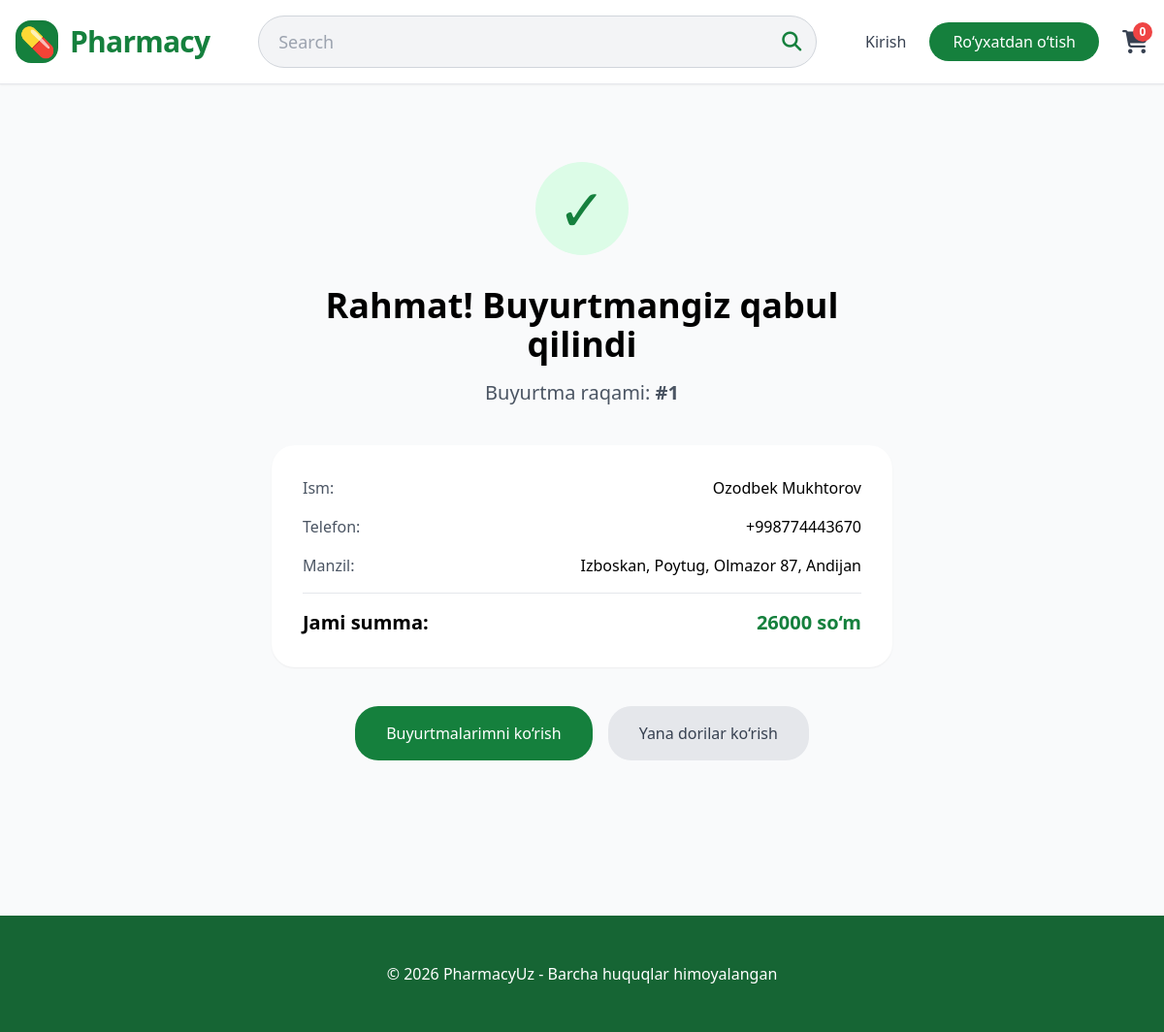
Screenshot of /orders/success/1/ with the database file from the repository.
### orders/models.py (models this page shows, shortened)
class Order(models.Model):
    STATUS_CHOICES = [
        ('pending', 'Kutilmoqda'),
        ('processing', 'Tayyorlanmoqda'),
        ('shipped', 'Yuborildi'),
        ('delivered', 'Yetkazildi'),
        ('cancelled', 'Bekor qilindi'),
    ]
    user = models.ForeignKey(User, on_delete=models.CASCADE, null=True, blank=True)
    full_name = models.CharField(max_length=150)
    phone = models.CharField(max_length=20)
    address = models.TextField()
    city = models.CharField(max_length=100, default="Toshkent")
    total_amount = models.DecimalField(max_digits=12, decimal_places=0)
    status = models.CharField(max_length=20, choices=STATUS_CHOICES, default='pending')
    created_at = models.DateTimeField(auto_now_add=True)

### orders/views.py (the view)
# urls.py: path('success/<int:order_id>/', views.order_success, name='order_success'),
def order_success(request, order_id):
    order = get_object_or_404(Order, id=order_id)
    context = {'order': order}
    return render(request, 'orders/order_success.html', context)

### templates/orders/order_success.html (shortened to what this page needs)
{% extends 'base.html' %}
{% block content %}
<div class="max-w-2xl mx-auto px-4 py-20 text-center">
    <div class="mx-auto w-24 h-24 bg-green-100 text-green-700 rounded-full flex items-center justify-center text-6xl mb-8">
        ✓
    </div>
    <h1 class="text-4xl font-bold mb-4">Rahmat! Buyurtmangiz qabul qilindi</h1>
    <p class="text-xl text-gray-600 mb-10">Buyurtma raqami: <strong>#{{ order.id }}</strong></p>
    <div class="bg-white rounded-3xl p-8 shadow-sm mb-10">
        <div class="space-y-4 text-left">
            <div class="flex justify-between"><span class="text-gray-600">Ism:</span><span class="font-medium">{{ order.full_name }}</span></div>
            <div class="flex justify-between"><span class="text-gray-600">Telefon:</span><span class="font-medium">{{ order.phone }}</span></div>
            <div class="flex justify-between"><span class="text-gray-600">Manzil:</span><span class="font-medium">{{ order.address }}, {{ order.city }}</span></div>
            <div class="flex justify-between border-t pt-4 font-bold text-xl">
                <span>Jami summa:</span>
                <span class="text-green-700">{{ order.total_amount }} so‘m</span>
            </div>
        </div>
    </div>
    <div class="flex flex-col sm:flex-row gap-4 justify-center">
        <a href="{% url 'my_orders' %}" class="bg-green-700 text-white px-8 py-4 rounded-3xl hover:bg-green-800">Buyurtmalarimni ko‘rish</a>
        <a href="{% url 'product_list' %}" class="bg-gray-200 text-gray-700 px-8 py-4 rounded-3xl hover:bg-gray-300">Yana dorilar ko‘rish</a>
    </div>
</div>
{% endblock %}

### rows the page displays
Order: id "1", full_name "Ozodbek Mukhtorov", phone "+998774443670", address "Izboskan, Poytug, Olmazor 87", city "Andijan", total_amount "26000"
